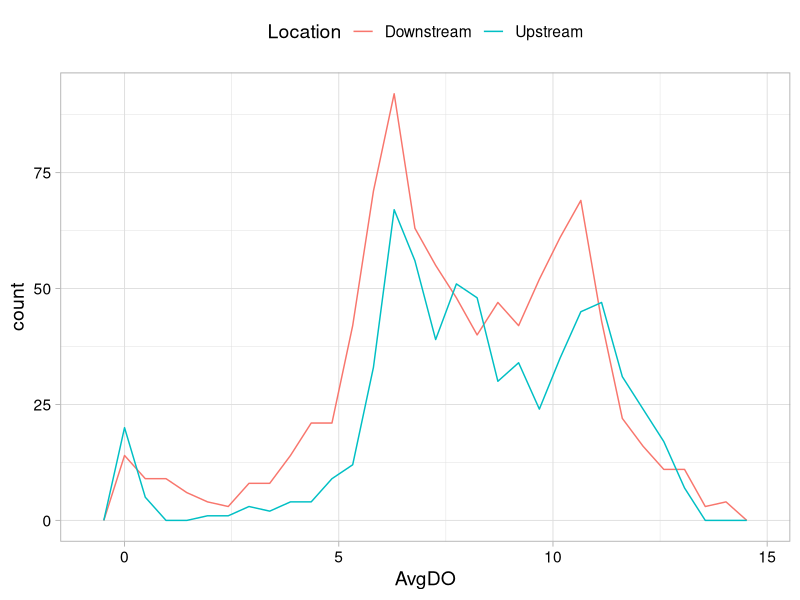
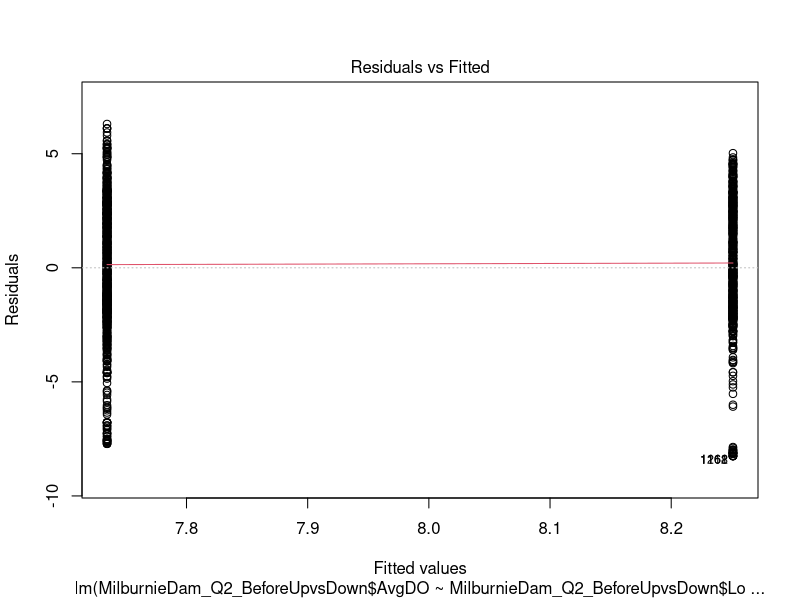
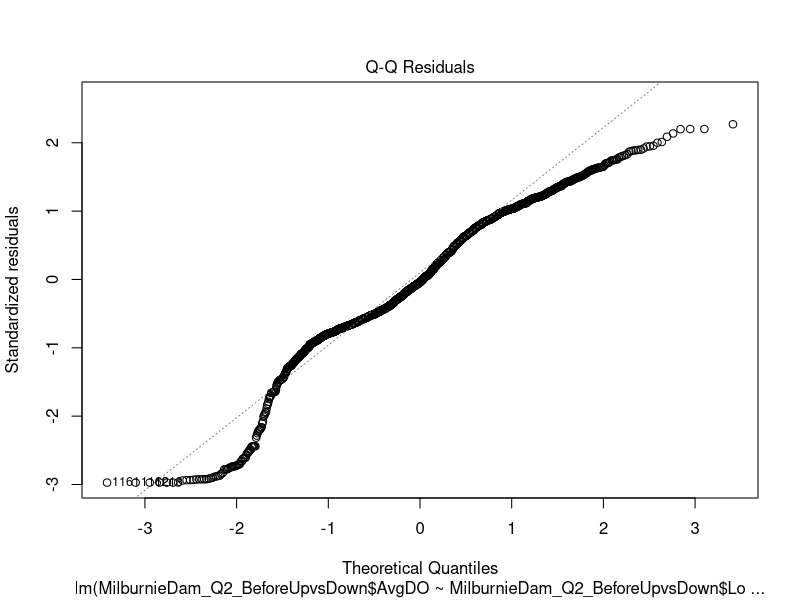
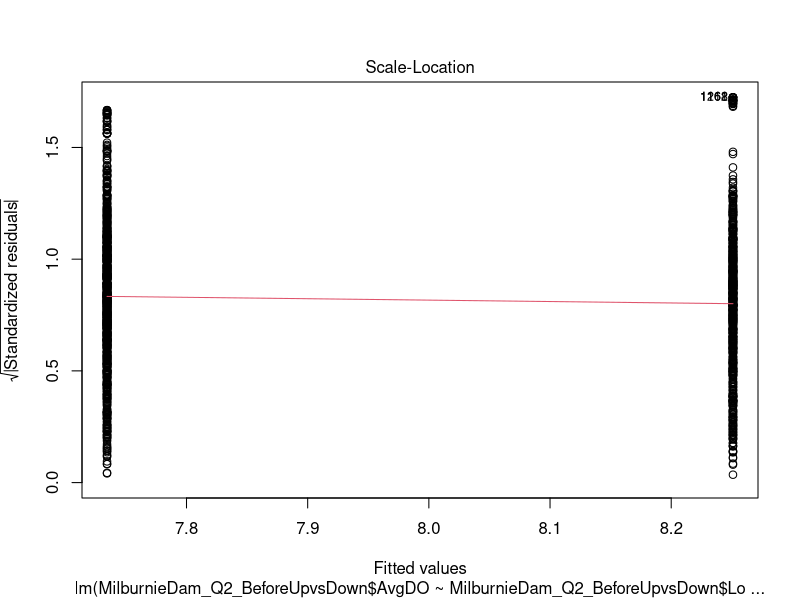
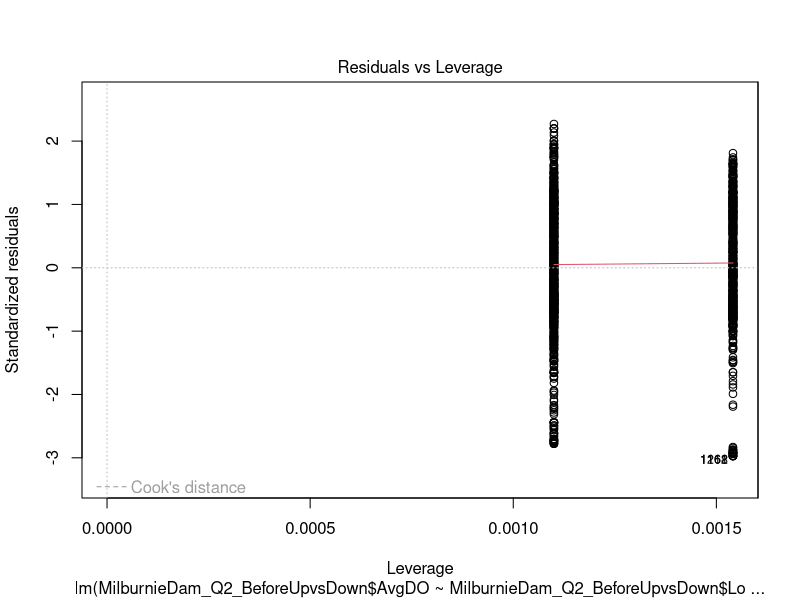
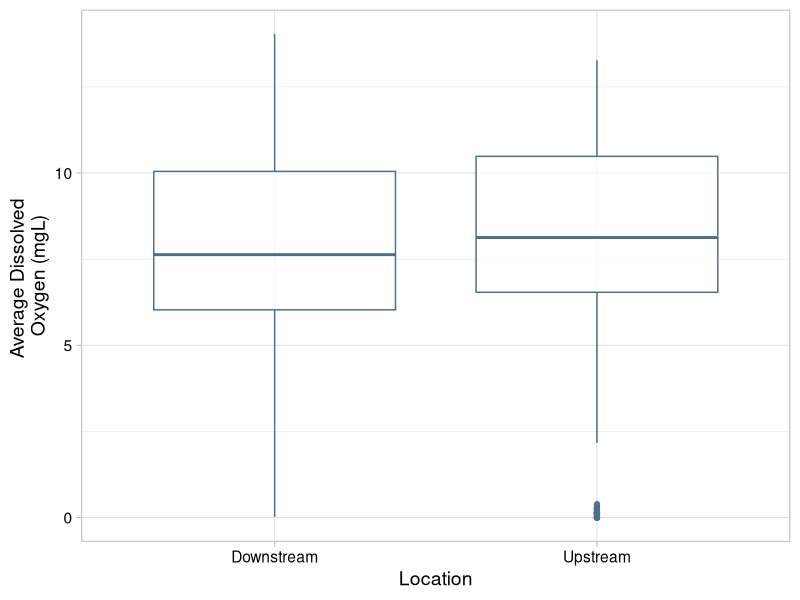
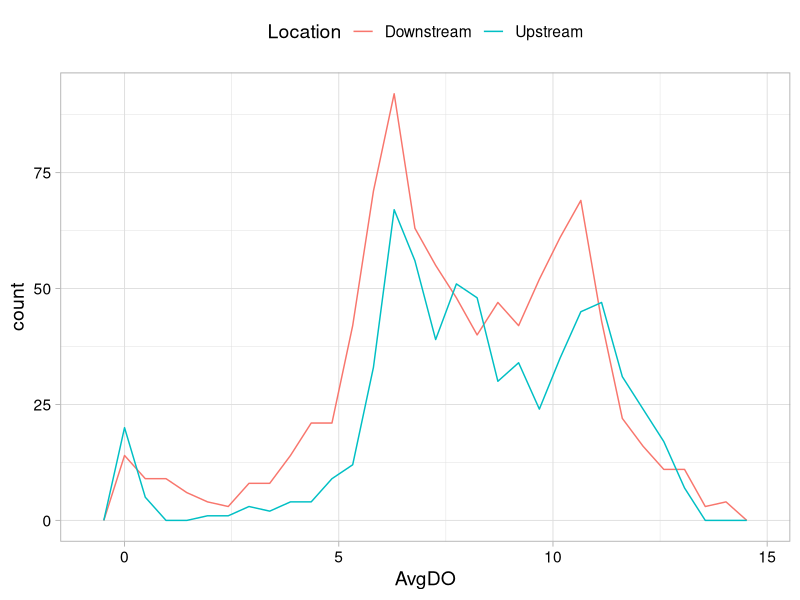
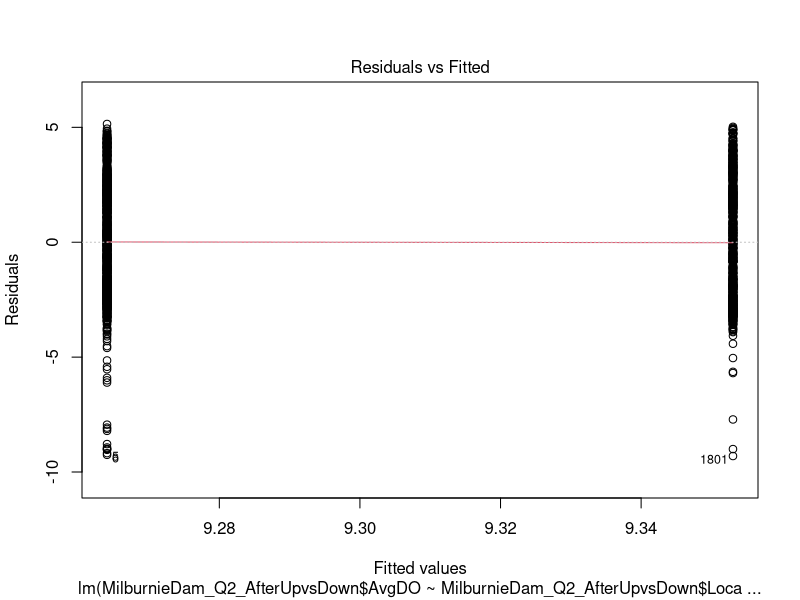

Write R code to recreate these figures, in order.
## ---- chunk 1

library(tidyverse)
library(ggridges)
library(patchwork)
library(dplyr)

getwd()

mytheme <- theme_light(base_size = 14) +
  theme(axis.text = element_text(color = "black"), 
        legend.position = "top")
theme_set(mytheme)

MilburnieDam_AllSitesDO_TimeStampSUBSET<-read_csv("./Processed/MilburnieDam_AllSitesDO_TimeStampSUBSET_processed.csv")
MilburnieDam_AllSitesDO_BeforeSUBSET<-read_csv("./Processed/MilburnieDam_AllSitesDO_AfterSUBSET_processed.csv")
MilburnieDam_AllSitesDO_AfterSUBSET<-read_csv("./Processed/MilburnieDam_AllSitesDO_BeforeSUBSET_processed.csv")


## ---- chunk 2

#BEFORE DATASET
#Upstream separation
targetup <- c("Upstream1", "Upstream2", "Upstream3")
MilburnieDam_AllSitesDO_BeforeUpstream <- filter(MilburnieDam_AllSitesDO_BeforeSUBSET, Site %in% targetup)
MilburnieDam_AllSitesDO_BeforeUpstream$Location<-"Upstream"
write.csv(MilburnieDam_AllSitesDO_BeforeUpstream, row.names = FALSE, file =("./Processed/MilburnieDam_AllSitesDO_BeforeUpstream_processed.csv"))

#Downstream separation
targetdown <- c("Downstream1", "Downstream2A", "Downstream2B")
MilburnieDam_AllSitesDO_BeforeDownstream <- filter(MilburnieDam_AllSitesDO_BeforeSUBSET, Site %in% targetdown)
MilburnieDam_AllSitesDO_BeforeDownstream$Location<-"Downstream"
write.csv(MilburnieDam_AllSitesDO_BeforeDownstream, row.names = FALSE, file =("./Processed/MilburnieDam_AllSitesDO_BeforeDownstream_processed.csv"))

#Combine the two back together
MilburnieDam_Q2_BeforeUpvsDown<- full_join(MilburnieDam_AllSitesDO_BeforeDownstream, MilburnieDam_AllSitesDO_BeforeUpstream)
write.csv(MilburnieDam_Q2_BeforeUpvsDown, row.names = FALSE, file =("./Processed/MilburnieDam_Q2_BeforeUpvsDown_processed.csv"))


## ---- chunk 3

shapiro.test(MilburnieDam_Q2_BeforeUpvsDown$AvgDO[MilburnieDam_Q2_BeforeUpvsDown$Location == "Upstream"])
#Results: W = 0.94248, p-value = 3.702e-15

shapiro.test(MilburnieDam_Q2_BeforeUpvsDown$AvgDO[MilburnieDam_Q2_BeforeUpvsDown$Location == "Downstream"])
#Results: W = 0.97528, p-value = 2.667e-11


var.test(MilburnieDam_Q2_BeforeUpvsDown$AvgDO ~ MilburnieDam_Q2_BeforeUpvsDown$Location)
#Results
#F = 1.0381, num df = 908, denom df = 648, p-value = 0.6102
#alternative hypothesis: true ratio of variances is not equal to 1
#95 percent confidence interval:
# 0.8993459 1.1962747
#sample estimates:
#ratio of variances 
#          1.038133 


vartest<-ggplot(MilburnieDam_Q2_BeforeUpvsDown, aes(x = AvgDO, color = Location)) + geom_freqpoly()
vartest

AvgDO.UpvsDown.twosample <- t.test(MilburnieDam_Q2_BeforeUpvsDown$AvgDO ~ MilburnieDam_Q2_BeforeUpvsDown$Location) 
AvgDO.UpvsDown.twosample
#Results
#t = -3.6291, df = 1411.3, p-value = 0.0002945
#alternative hypothesis: true difference in means is not equal to 0
#95 percent confidence interval:
# -0.7957353 -0.2373324
#sample estimates:
#mean in group Downstream   mean in group Upstream 
  #              7.734424                 8.250958 

AvgDO.UpvsDown.twosample$p.value
#Results= 0.0002945363

#Format as GLM
AvgDO.UpvsDown.twosample2 <- lm(MilburnieDam_Q2_BeforeUpvsDown$AvgDO ~ MilburnieDam_Q2_BeforeUpvsDown$Location) 
summary(AvgDO.UpvsDown.twosample2)
plot(AvgDO.UpvsDown.twosample2)



#Normality is not met Pvalue < 0.05

#Wilcoxon Test
AvgDO.UpvsDown.wilcox <- wilcox.test(MilburnieDam_Q2_BeforeUpvsDown$AvgDO ~ MilburnieDam_Q2_BeforeUpvsDown$Location) 

AvgDO.UpvsDown.wilcox
#Results
#W = 257958, p-value = 2.361e-05
#alternative hypothesis: true location shift is not equal to 0

#Interpretation.... significant difference in Avg daily DO during and after the dam removal(p value<0.0001, Wilcoxon test, W=  257958)

#Graph this!
MilburnieDam_Q2_BeforeUpvsDown_Q2boxplot<-ggplot(MilburnieDam_Q2_BeforeUpvsDown) +
geom_boxplot(aes(x = Location , y = AvgDO), color="skyblue4", alpha=0.75)+
  xlab("Location")+
  ylab("Average Dissolved \nOxygen (mgL)")+
  mytheme

MilburnieDam_Q2_BeforeUpvsDown_Q2boxplot

ggsave("./Outputs/MilburnieDam_Q2_BeforeUpvsDown_Q2boxplot.jpg", plot=MilburnieDam_Q2_BeforeUpvsDown_Q2boxplot, width =10, height=6, units="in", dpi=300)

tapply(MilburnieDam_Q2_BeforeUpvsDown$AvgDO, MilburnieDam_Q2_BeforeUpvsDown$Location, summary)


## ---- chunk 4
#AFTER DATASET
#Upstream separation
targetup <- c("Upstream1", "Upstream2", "Upstream3")
MilburnieDam_AllSitesDO_AfterUpstream <- filter(MilburnieDam_AllSitesDO_AfterSUBSET, Site %in% targetup)
MilburnieDam_AllSitesDO_AfterUpstream$Location<-"Upstream"
write.csv(MilburnieDam_AllSitesDO_AfterUpstream, row.names = FALSE, file =("./Processed/MilburnieDam_AllSitesDO_AfterUpstream_processed.csv"))

#Downstream separation
targetdown <- c("Downstream1", "Downstream2A", "Downstream2B")
MilburnieDam_AllSitesDO_AfterDownstream <- filter(MilburnieDam_AllSitesDO_AfterSUBSET, Site %in% targetdown)
MilburnieDam_AllSitesDO_AfterDownstream$Location<-"Downstream"
write.csv(MilburnieDam_AllSitesDO_AfterDownstream, row.names = FALSE, file =("./Processed/MilburnieDam_AllSitesDO_AfterDownstream_processed.csv"))

#Combine the two back together
MilburnieDam_Q2_AfterUpvsDown<- full_join(MilburnieDam_AllSitesDO_AfterDownstream, MilburnieDam_AllSitesDO_AfterUpstream)
write.csv(MilburnieDam_Q2_AfterUpvsDown, row.names = FALSE, file =("./Processed/MilburnieDam_Q2_AfterUpvsDown_processed.csv"))

## ---- chunk 5

shapiro.test(MilburnieDam_Q2_AfterUpvsDown$AvgDO[MilburnieDam_Q2_AfterUpvsDown$Location == "Upstream"])
#Results: W = 0.94276, p-value < 2.2e-16

shapiro.test(MilburnieDam_Q2_AfterUpvsDown$AvgDO[MilburnieDam_Q2_AfterUpvsDown$Location == "Downstream"])
#Results: W = 0.96158, p-value < 2.2e-16


var.test(MilburnieDam_Q2_AfterUpvsDown$AvgDO ~ MilburnieDam_Q2_AfterUpvsDown$Location)
#Results
#F = 0.86664, num df = 1342, denom df = 948, p-value = 0.01651
#alternative hypothesis: true ratio of variances is not equal to 1
#95 percent confidence interval:
 #0.7699730 0.9742568
#sample estimates:
#ratio of variances 
 #        0.8666357 


vartest2<-ggplot(MilburnieDam_Q2_AfterUpvsDown, aes(x = AvgDO, color = Location)) + geom_freqpoly()
vartest

AvgDO.UpvsDown2.twosample <- t.test(MilburnieDam_Q2_AfterUpvsDown$AvgDO ~ MilburnieDam_Q2_AfterUpvsDown$Location) 
AvgDO.UpvsDown2.twosample
#Results
#t = -0.84154, df = 1948.4, p-value = 0.4002
#alternative hypothesis: true difference in means is not equal to 0
#95 percent confidence interval:
# -0.2965370  0.1184623
#sample estimates:
#mean in group Downstream   mean in group Upstream 
 #               9.264027                 9.353064 

AvgDO.UpvsDown2.twosample$p.value
#Results= 0.4001508

#Format as GLM
AvgDO.UpvsDown2.twosample2 <- lm(MilburnieDam_Q2_AfterUpvsDown$AvgDO ~ MilburnieDam_Q2_AfterUpvsDown$Location) 
summary(AvgDO.UpvsDown2.twosample2)
plot(AvgDO.UpvsDown2.twosample2)



#***Normality is met Pvalue > 0.05

#Wilcoxon Test
AvgDO.UpvsDown2.wilcox <- wilcox.test(MilburnieDam_Q2_AfterUpvsDown$AvgDO ~ MilburnieDam_Q2_AfterUpvsDown$Location) 

AvgDO.UpvsDown2.wilcox
#Results
#W = 641046, p-value = 0.808
#alternative hypothesis: true location shift is not equal to 0


#Interpretation.... NO significant difference in Avg daily DO during and after the dam removal(p value>0.0001, Wilcoxon test, W= 641046)

#Graph this!
MilburnieDam_Q2_AfterUpvsDown_Q2boxplot<-ggplot(MilburnieDam_Q2_AfterUpvsDown) +
geom_boxplot(aes(x = Location , y = AvgDO), color="skyblue4", alpha=0.75)+
  xlab("Location")+
  ylab("Average Dissolved \nOxygen (mgL)")+
  mytheme

MilburnieDam_Q2_AfterUpvsDown_Q2boxplot

ggsave("./Outputs/MilburnieDam_Q2_AfterUpvsDown_Q2boxplot.jpg", plot=MilburnieDam_Q2_AfterUpvsDown_Q2boxplot, width =10, height=6, units="in", dpi=300)


tapply(MilburnieDam_Q2_AfterUpvsDown$AvgDO, MilburnieDam_Q2_AfterUpvsDown$Location, summary)

